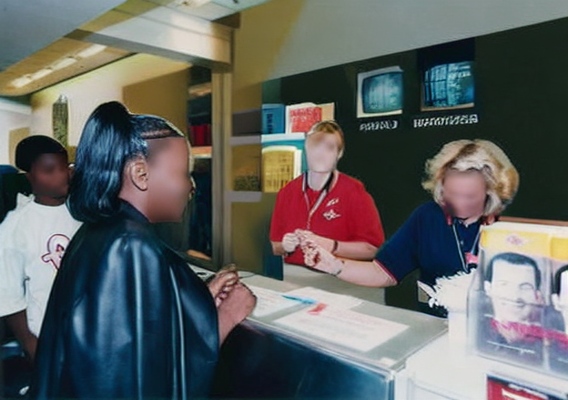
#> input picture result.png, 568 x 400 px; its folder holds only this picture in this run
$ python color_augmentor.py result.png result.png 3
#> lines starting #> are read from the running program, lines starting #| are printed output that depends on the picture; after the words box and inside, x2 and y2 are one past the last pixel; in counts of white or black regions, pixels touching at a corner belong together
"""
Color Augmentor for Wall Inpainting Dataset.

Generates multiple color variants of wall regions while preserving
realistic lighting, shadows, and texture.

Usage:
    from color_augmentor import ColorAugmentor

    augmentor = ColorAugmentor()
    variants = augmentor.generate_color_variants(image, mask, num_colors=5)
"""

import numpy as np
from PIL import Image
from pathlib import Path
from typing import Union, List, Tuple, Dict, Optional
import cv2
import colorsys
import random


# ============== Color Palettes ==============

# Balanced color palette with cool, warm, and neutral colors
COLOR_PALETTE = {
    # Cool colors (under-represented in typical datasets)
    "sky_blue": [(135, 180, 220), (150, 190, 230), (120, 165, 210)],
    "navy": [(45, 55, 85), (55, 65, 100), (35, 45, 75)],
    "sage_green": [(150, 175, 150), (140, 165, 140), (160, 185, 160)],
    "forest_green": [(70, 100, 75), (80, 110, 85), (60, 90, 65)],
    "teal": [(100, 150, 155), (90, 140, 145), (110, 160, 165)],
    "mint": [(175, 210, 195), (185, 220, 205), (165, 200, 185)],

    # Warm neutrals
    "warm_white": [(250, 245, 235), (245, 240, 230), (255, 250, 240)],
    "cream": [(250, 240, 220), (245, 235, 215), (255, 245, 225)],
    "beige": [(225, 210, 190), (220, 205, 185), (230, 215, 195)],
    "taupe": [(180, 165, 150), (175, 160, 145), (185, 170, 155)],

    # Cool neutrals
    "cool_white": [(245, 248, 252), (240, 243, 248), (250, 252, 255)],
    "light_gray": [(200, 200, 205), (195, 195, 200), (205, 205, 210)],
    "gray": [(160, 160, 165), (155, 155, 160), (165, 165, 170)],
    "charcoal": [(80, 80, 85), (75, 75, 80), (85, 85, 90)],

    # Accent colors
    "terracotta": [(185, 110, 90), (180, 105, 85), (190, 115, 95)],
    "dusty_rose": [(200, 160, 160), (195, 155, 155), (205, 165, 165)],
    "mustard": [(210, 180, 100), (205, 175, 95), (215, 185, 105)],
    "coral": [(230, 150, 130), (225, 145, 125), (235, 155, 135)],
    "lavender": [(190, 180, 210), (185, 175, 205), (195, 185, 215)],
    "blush": [(235, 200, 195), (230, 195, 190), (240, 205, 200)],
}


class ColorAugmentor:
    """
    Generate color variants of wall regions with realistic lighting.

    Key features:
    - Preserves shadows and lighting from original image
    - Generates diverse color palette
    - Supports texture preservation
    - LAB color space for natural color transfer
    """

    def __init__(
        self,
        color_palette: Optional[Dict[str, List[Tuple[int, int, int]]]] = None,
        seed: Optional[int] = None,
    ):
        """
        Initialize color augmentor.

        Args:
            color_palette: Custom color palette. Uses default if None.
            seed: Random seed for reproducibility.
        """
        self.color_palette = color_palette or COLOR_PALETTE

        if seed is not None:
            random.seed(seed)
            np.random.seed(seed)

    def apply_wall_color(
        self,
        image: np.ndarray,
        mask: np.ndarray,
        target_color: Tuple[int, int, int],
        preserve_lighting: bool = True,
        blend_edges: bool = True,
        edge_blend_size: int = 5,
    ) -> np.ndarray:
        """
        Apply color to wall region while preserving lighting.

        Uses LAB color space to separate luminance (lighting) from
        chrominance (color), allowing realistic color transfer.

        Args:
            image: RGB image as numpy array (H, W, 3).
            mask: Binary mask (H, W) where 1 = wall.
            target_color: Target RGB color (0-255).
            preserve_lighting: If True, preserve original lighting/shadows.
            blend_edges: If True, smooth blend at mask edges.
            edge_blend_size: Kernel size for edge blending.

        Returns:
            Recolored RGB image.
        """
        image = image.astype(np.float32)
        mask_binary = (mask > 127).astype(np.float32)

        # Convert to LAB color space
        # LAB separates: L (lightness), A (green-red), B (blue-yellow)
        image_lab = cv2.cvtColor(image.astype(np.uint8), cv2.COLOR_RGB2LAB).astype(np.float32)

        # Get original luminance from wall region
        original_l = image_lab[:, :, 0].copy()

        # Convert target color to LAB
        target_rgb = np.array([[target_color]], dtype=np.uint8)
        target_lab = cv2.cvtColor(target_rgb, cv2.COLOR_RGB2LAB)[0, 0].astype(np.float32)

        # Create new LAB image for wall
        new_lab = image_lab.copy()

        if preserve_lighting:
            # Keep original luminance (preserves shadows/highlights)
            # Only change A and B channels (color information)

            # Calculate luminance adjustment factor
            # This helps maintain relative brightness of target color
            target_l = target_lab[0]
            original_mean_l = original_l[mask_binary > 0.5].mean() if mask_binary.sum() > 0 else 128

            # Scale luminance to match target color's brightness level
            # but preserve the lighting variation (shadows, highlights)
            l_variation = original_l - original_mean_l
            new_l = target_l + l_variation * 0.7  # Keep 70% of lighting variation
            new_l = np.clip(new_l, 0, 255)

            new_lab[:, :, 0] = new_l
        else:
            # Replace luminance entirely
            new_lab[:, :, 0] = target_lab[0]

        # Apply target color (A and B channels)
        new_lab[:, :, 1] = target_lab[1]
        new_lab[:, :, 2] = target_lab[2]

        # Convert back to RGB
        new_rgb = cv2.cvtColor(new_lab.astype(np.uint8), cv2.COLOR_LAB2RGB).astype(np.float32)

        # Blend with original at edges for smooth transition
        if blend_edges:
            # Create soft mask with blurred edges
            mask_soft = cv2.GaussianBlur(
                mask_binary,
                (edge_blend_size * 2 + 1, edge_blend_size * 2 + 1),
                0
            )
        else:
            mask_soft = mask_binary

        # Expand mask for broadcasting
        mask_3d = mask_soft[:, :, np.newaxis]

        # Blend: result = original * (1 - mask) + new * mask
        result = image * (1 - mask_3d) + new_rgb * mask_3d

        return np.clip(result, 0, 255).astype(np.uint8)

    def generate_random_color(self) -> Tuple[str, Tuple[int, int, int]]:
        """
        Generate a random realistic wall color.

        Returns:
            Tuple of (color_name, (R, G, B))
        """
        # Strategy: Sample in HSV space for better control over saturation/brightness

        # 1. Choose color category probabilistically to ensure variety
        # - 30% Light Neutrals (White, Off-white, Cream, Light Gray)
        # - 20% Dark Neutrals (Charcoal, Dark Gray, Navy)
        # - 30% Desaturated Colors (Sage, Dusty Blue, Terracotta, Mauve)
        # - 20% Saturated Colors (Accent walls: Teal, Yellow, Dark Green)
        category = random.choices(
            ["light_neutral", "dark_neutral", "desaturated", "saturated"],
            weights=[0.3, 0.2, 0.3, 0.2]
        )[0]

        h = random.random()  # 0.0 - 1.0

        if category == "light_neutral":
            s = random.uniform(0.0, 0.15)
            v = random.uniform(0.85, 0.98)
            name_prefix = "light"
        elif category == "dark_neutral":
            s = random.uniform(0.0, 0.2)
            v = random.uniform(0.15, 0.4)
            name_prefix = "dark"
        elif category == "desaturated":
            s = random.uniform(0.15, 0.4)
            v = random.uniform(0.4, 0.8)
            name_prefix = "dusty"
        else: # saturated
            s = random.uniform(0.4, 0.85)  # Cap saturation at 0.85 to avoid neon
            v = random.uniform(0.3, 0.8)
            name_prefix = "vibrant"

        # Convert HSV to RGB
        r, g, b = colorsys.hsv_to_rgb(h, s, v)
        rgb = (int(r * 255), int(g * 255), int(b * 255))

        # Generate descriptive name
        base_name = get_color_name(rgb)

        # Add random hex to ensure uniqueness in filenames
        hex_code = f"{rgb[0]:02x}{rgb[1]:02x}{rgb[2]:02x}"
        full_name = f"{base_name}_{hex_code}"

        return full_name, rgb

    def generate_color_variants(
        self,
        image: Union[str, Path, np.ndarray, Image.Image],
        mask: Union[str, Path, np.ndarray, Image.Image],
        num_colors: int = 5,
        include_original: bool = True,
        preserve_lighting: bool = True,
    ) -> List[Dict]:
        """
        Generate multiple color variants of an image using unlimited random colors.
        """
#> called with image = 'result.png', mask = 'result.png', num_colors = 3, include_original = True, preserve_lighting = True
        # Load image and mask
        if isinstance(image, (str, Path)):
            image = np.array(Image.open(image).convert("RGB"))
#> image is the input picture: shape (400, 568, 3); mean R, G, B 96.1, 99.2, 97.7
        elif isinstance(image, Image.Image):
            image = np.array(image.convert("RGB"))

        if isinstance(mask, (str, Path)):
            mask = np.array(Image.open(mask).convert("L"))
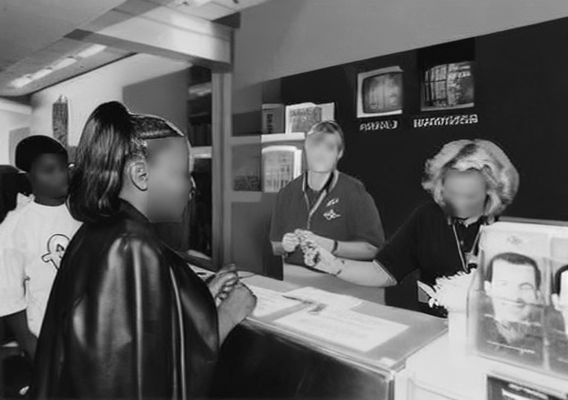
#> mask: shape (400, 568); min 0, max 249, mean 98.1
        elif isinstance(mask, Image.Image):
            mask = np.array(mask.convert("L"))

        results = []

        # Include original
        if include_original:
            results.append({
                "image": image.copy(),
                "color_name": "original",
                "color_rgb": self._extract_dominant_color(image, mask),
            })

        # Generate random unique colors
        for _ in range(num_colors):
            color_name, color_rgb = self.generate_random_color()

            recolored = self.apply_wall_color(
                image, mask, color_rgb,
                preserve_lighting=preserve_lighting,
            )

            results.append({
                "image": recolored,
                "color_name": color_name,
                "color_rgb": color_rgb,
            })

        return results

    def _extract_dominant_color(
        self,
        image: np.ndarray,
        mask: np.ndarray,
    ) -> Tuple[int, int, int]:
        """Extract dominant color from masked region."""
        mask_binary = mask > 127
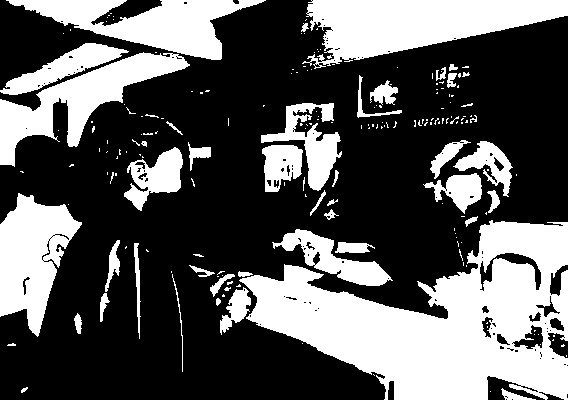
#> mask_binary: shape (400, 568) bool; 35.6% white; 198 white regions (153 under 20 px), largest, box (x1, y1, x2, y2) and area: (239, 220, 568, 400) 31504, (302, 0, 568, 69) 10449, (6, 0, 266, 60) 6987

        if mask_binary.sum() == 0:
            return (200, 200, 200)

        # Get pixels in mask
        pixels = image[mask_binary].reshape(-1, 3).astype(np.float32)

        # Sample if too many
        if len(pixels) > 5000:
            indices = np.random.choice(len(pixels), 5000, replace=False)
#> indices = 5000 values, max 80809 at index 2773, min 39 at index 980, mean 40400.8
            pixels = pixels[indices]

        # K-means clustering
        criteria = (cv2.TERM_CRITERIA_EPS + cv2.TERM_CRITERIA_MAX_ITER, 10, 1.0)
        _, _, centers = cv2.kmeans(pixels, 1, None, criteria, 3, cv2.KMEANS_RANDOM_CENTERS)
#> centers = [[177.4, 175.9, 170.6]]

        return tuple(centers[0].astype(int).tolist())

    # [95 lines left out: function process_dataset, not called in this run]


def get_color_name(rgb: Tuple[int, int, int]) -> str:
    """
    Get human-readable color name from RGB.

    Args:
        rgb: RGB color tuple.

    Returns:
        Color name string.
    """
    r, g, b = rgb
    h, l, s = colorsys.rgb_to_hls(r/255, g/255, b/255)

    # Neutral colors (low saturation)
    if s < 0.15:
        if l > 0.9: return "white"
        elif l > 0.75: return "light gray"
        elif l > 0.5: return "gray"
        elif l > 0.25: return "dark gray"
        else: return "black"

    # By hue
    hue_deg = h * 360

    if hue_deg < 15 or hue_deg >= 345:
        return "red" if s > 0.5 else "dusty rose"
    elif hue_deg < 45:
        return "orange" if s > 0.5 else "terracotta"
    elif hue_deg < 70:
        return "yellow" if s > 0.5 else "mustard"
    elif hue_deg < 150:
        return "green" if s > 0.5 else "sage"
    elif hue_deg < 200:
        return "teal" if s > 0.5 else "dusty teal"
    elif hue_deg < 260:
        return "blue" if s > 0.5 else "dusty blue"
    elif hue_deg < 290:
        return "purple" if s > 0.5 else "lavender"
    else:
        return "pink" if l > 0.6 else "magenta"


if __name__ == "__main__":
    import sys

    if len(sys.argv) < 3:
        print("Usage: python color_augmentor.py <image_path> <mask_path> [num_colors]")
        sys.exit(1)

    image_path = sys.argv[1]
    mask_path = sys.argv[2]
    num_colors = int(sys.argv[3]) if len(sys.argv) > 3 else 5

    augmentor = ColorAugmentor(seed=42)
    variants = augmentor.generate_color_variants(
        image_path, mask_path,
        num_colors=num_colors,
        include_original=True,
    )
#> the loop in generate_color_variants, `for _ in range(num_colors):` made 3 passes
#> pass 1, in apply_wall_color, `image_lab = cv2.cvtColor(image.astype(np.uint8), cv2.COLOR_RGB2LAB).as..`:
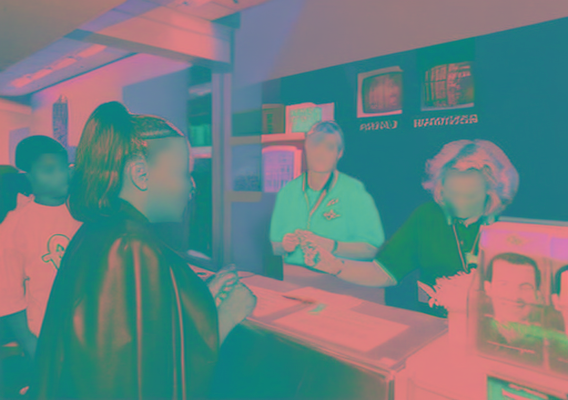
#> image_lab: shape (400, 568, 3) float32; mean R, G, B 104.2, 127.8, 129
#> after the loop in generate_color_variants, `for _ in range(num_colors):`: results = 4 items
#> variants = 4 items

    print(f"Generated {len(variants)} variants:")
#| Generated 4 variants:
    for v in variants:
        print(f"  - {v['color_name']}: RGB{v['color_rgb']}")

        # Save
        output_path = Path(image_path).stem + f"_{v['color_name']}.png"
        Image.fromarray(v["image"]).save(output_path)
        print(f"    Saved: {output_path}")
#> this loop made 4 passes
#> output_path on passes 1 to 4: 'result_original.png', 'result_dark gray_7c6561.png', 'result_dusty blue_47456e.png', 'result_dark gray_464343.png'
#|   - original: RGB(177, 175, 170)
#|     Saved: result_original.png
#|   - dark gray_7c6561: RGB(124, 101, 97)
#|     Saved: result_dark gray_7c6561.png
#|   - dusty blue_47456e: RGB(71, 69, 110)
#|     Saved: result_dusty blue_47456e.png
#|   - dark gray_464343: RGB(70, 67, 67)
#|     Saved: result_dark gray_464343.png
#> pass 2, `Image.fromarray(v["image"]).save(output_path)`:
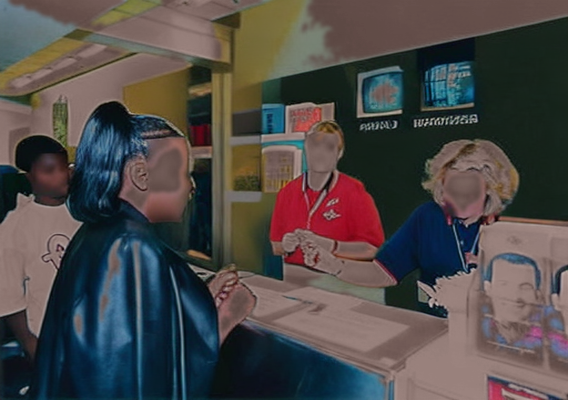
#> saved as result_dark gray_7c6561.png: PIL image 568x400 RGB; mean R, G, B 77.6, 73.2, 71.8
